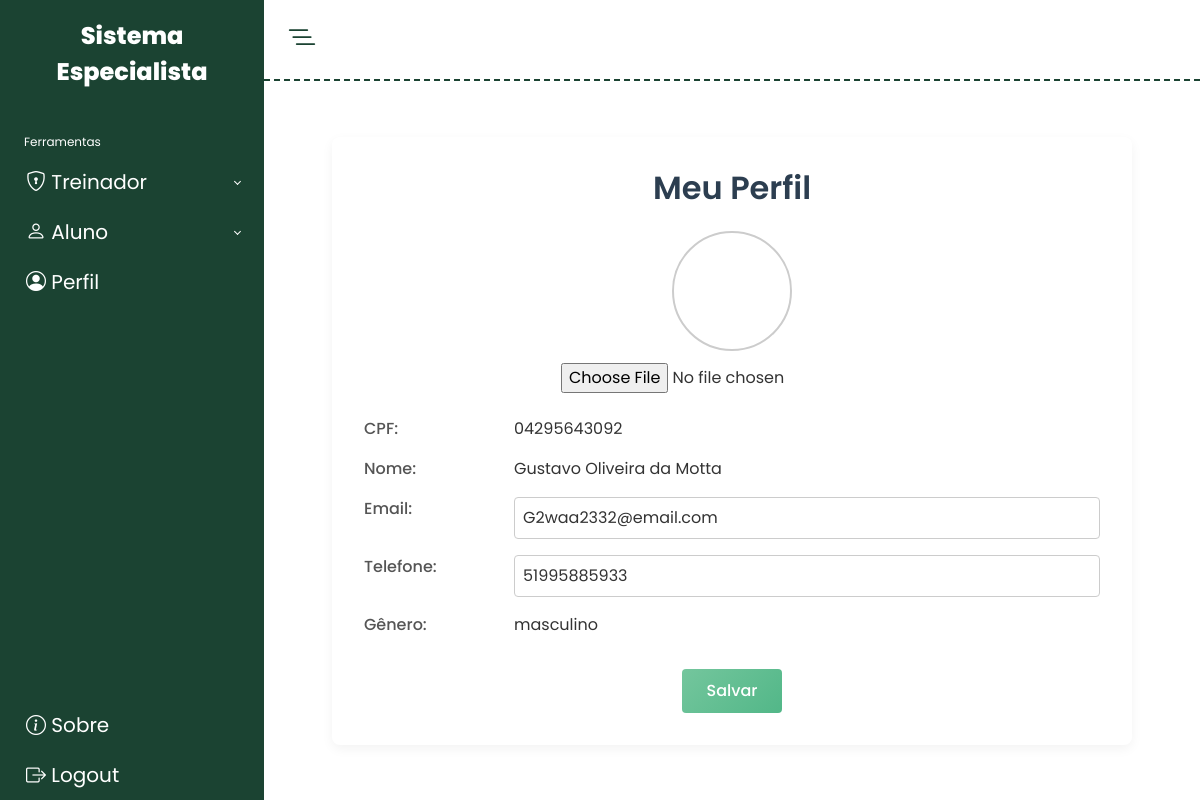
The app's page /perfil/ (signed in) with its own data.
### EscalaPoms/models.py (models this page shows)
class Pessoa(models.Model):
    cpf         = models.CharField(max_length=11, primary_key=True, help_text="…")
    nome        = models.CharField(max_length=100)
    email       = models.EmailField(unique=True)
    senha       = models.CharField(max_length=128)
    genero      = models.CharField(max_length=12, choices=[('masculino','Masculino'),('feminino','Feminino')])
    num_telefone= models.CharField(max_length=100, null=True, blank=True)
    class Meta:
        abstract = True

class Treinador(Pessoa):
    pass

### EscalaPoms/views.py (the view, shortened to what this page needs)
# urls.py: path('perfil/', perfil, name='perfil'),
@login_required
def perfil(request):
    cpf = request.user.username
    usuario = obter_usuario_por_cpf(cpf)
    return render(request, 'EscalaPoms/perfil.html', {
        'usuario': usuario,
        'url_dashboard': reverse('home')
    })

### EscalaPoms/utils.py (called while the page is built)
def obter_usuario_por_cpf(cpf):
    try:
        return Treinador.objects.get(cpf=cpf)
    except Treinador.DoesNotExist:
        return Aluno.objects.get(cpf=cpf)

### EscalaPoms/templates/EscalaPoms/perfil.html (shortened to what this page needs)
{% extends 'EscalaPoms/base.html' %}
{% load static %}
{% block extra_css %}
  <link rel="stylesheet" href="{% static 'css/perfil.css' %}">
{% endblock %}
{% block content %}
  <section class="perfil">
    <header class="header">
      <h1>Meu Perfil</h1>
    </header>
    <form method="POST" enctype="multipart/form-data">
      <div class="photo-field">
        {% if usuario.foto %}
          <img src="{{ usuario.foto.url }}" alt="Foto de {{ usuario.nome }}" class="photo-preview">
        {% else %}
          <div class="photo-preview"></div>
        {% endif %}
        <input type="file" name="foto" accept="image/*">
      </div>
      <div class="profile-field">
        <span class="label">CPF:</span>
        <span class="value">{{ usuario.cpf }}</span>
      </div>
      <div class="profile-field">
        <span class="label">Nome:</span>
        <span class="value">{{ usuario.nome }}</span>
      </div>
      <div class="profile-field">
        <span class="label">Email:</span>
        <input type="email" name="email" value="{{ usuario.email }}" required>
      </div>
      <div class="profile-field">
        <span class="label">Telefone:</span>
        <input type="text" name="telefone" value="{{ usuario.num_telefone }}" required>
      </div>
      <div class="profile-field">
        <span class="label">Gênero:</span>
        <span class="value">{{ usuario.genero }}</span>
      </div>
      <div class="profile-actions">
        <button type="submit" class="btn">Salvar</button>
      </div>
    </form>
  </section>
{% endblock %}

### EscalaPoms/static/css/colors.css (style rules this page uses)
:root { --bg-start: #D8F3DC; --bg-end: #B7E4C7; --bg-fundo: #DCF1E1; --bg-gd: #57CC99; --card-bg: #FFFFFF; --label-color: #2D6A4F; --text-color: #081C15; --btn-start: #74C69D; --btn-end: #52B788; --sidebar-bg: #1B4332; --sidebar-hover-bg: rgba(7, 156, 94, 0.377); --sidebar-link-color: #FFFFFF; --main-text-color: #2D6A4F; }

### EscalaPoms/static/css/perfil.css (style rules this page uses)
* { margin: 0; padding: 0; box-sizing: border-box; font-family: 'Poppins', sans-serif; }
body { min-height: 100vh; display: flex; flex-direction: column; }
.perfil { max-width: 800px; margin: 2.5rem auto; padding: 2rem; background-color: #ffffff; border-radius: 0.5rem; box-shadow: 0 4px 12px rgba(0, 0, 0, 0.05); color: #333333; }
.perfil .header { margin-bottom: 1.5rem; }
.perfil .header h1 { text-align: center; font-size: 2rem; margin-bottom: 1.5rem; color: #2c3e50; font-weight: 600; }
.photo-field { display: flex; flex-direction: column; align-items: center; margin-bottom: 1.5rem; }
.photo-field .photo-preview { width: 120px; height: 120px; border-radius: 50%; object-fit: cover; margin-bottom: 0.75rem; border: 2px solid #ccc; }
.profile-field { display: flex; margin-bottom: 1rem; }
.profile-field .label { flex: 0 0 150px; font-weight: 500; color: #555555; }
.profile-field .value, .profile-field input { flex: 1; color: #333333; font-size: 1rem; }
.profile-field input { padding: 8px; border: 1px solid #ccc; border-radius: 0.25rem; }
.profile-actions { margin-top: 2rem; text-align: center; }
.profile-actions .btn { padding: 10px 25px; background: linear-gradient(135deg, #74C69D, #52B788); color: #ffffff; border: none; border-radius: 0.25rem; font-size: 1rem; font-weight: 500; cursor: pointer; transition: background 0.3s ease; }

### EscalaPoms/templates/EscalaPoms/base.html (style rules this page uses)
html, body { height: 100%; margin: 0; padding: 0; overflow: hidden; font-family: 'Poppins', sans-serif; }
h1 { font-weight: 800; }

### records on screen
Treinador: cpf "04295643092", nome "Gustavo Oliveira da Motta", email "G2waa2332@email.com", telefone "51995885933", genero "masculino"
